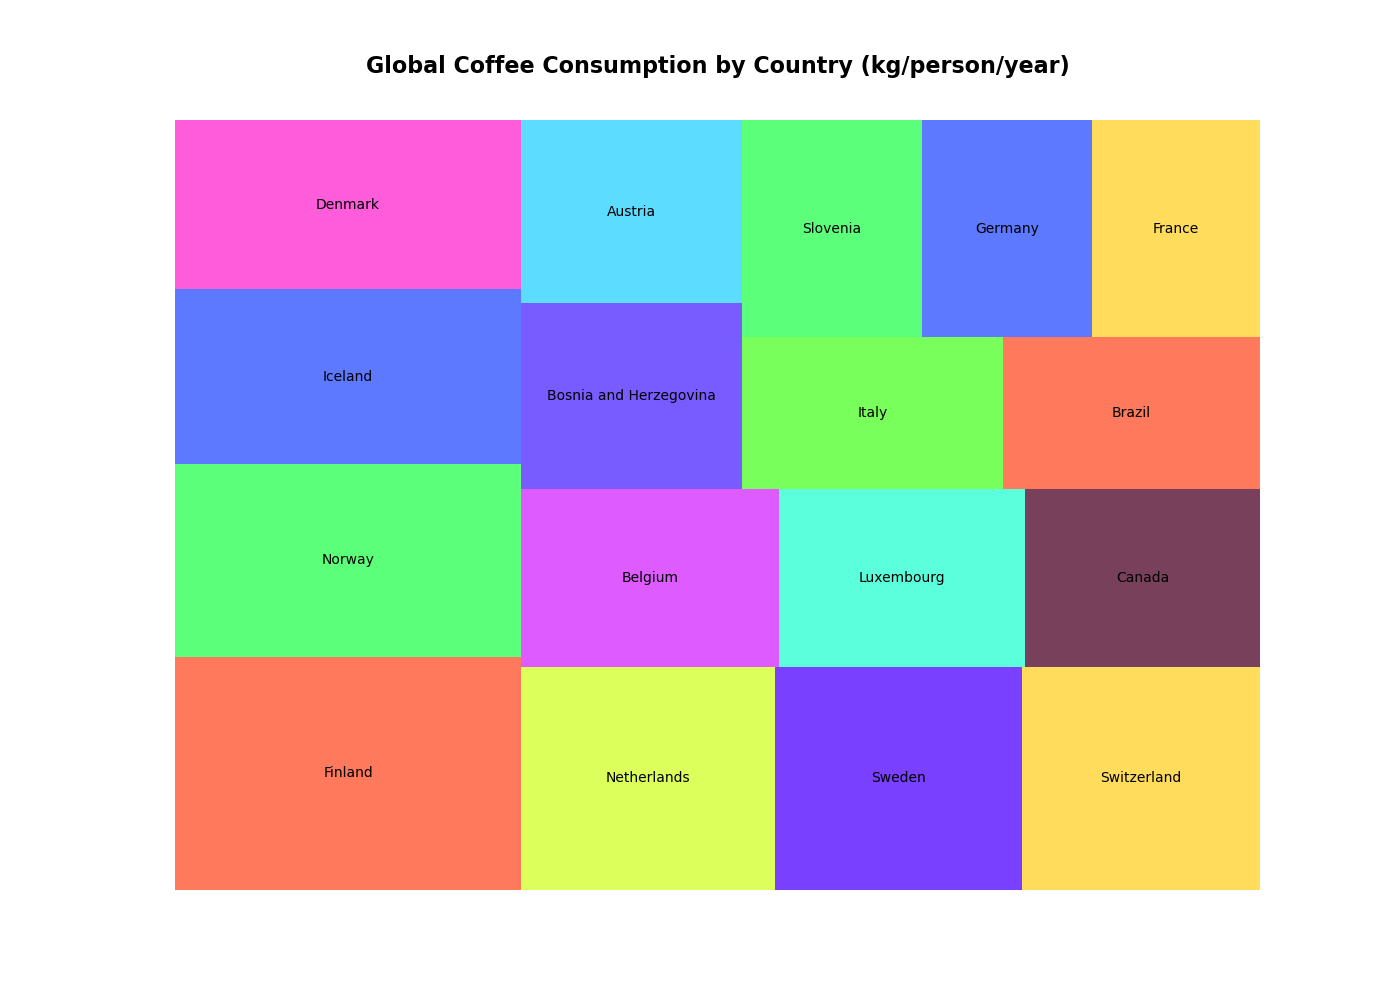

Reproduce this figure in Python.

import matplotlib.pyplot as plt
import squarify

# Dataset
countries = [
    'Finland', 'Norway', 'Iceland', 'Denmark', 'Netherlands', 'Sweden', 
    'Switzerland', 'Belgium', 'Luxembourg', 'Canada', 'Bosnia and Herzegovina',
    'Austria', 'Italy', 'Brazil', 'Slovenia', 'Germany', 'France'
]
consumption = [
    12.0, 9.9, 9.0, 8.7, 8.4, 8.2, 7.9, 6.8, 6.5, 6.2, 6.1, 6.0, 5.9, 5.8, 5.8, 5.5, 5.4
]

# Color Scheme
colors = [
    '#FF5733', '#33FF57', '#3357FF', '#FF33D4', '#D4FF33', '#5710FF', '#FFD433',
    '#D633FF', '#33FFD4', '#571033', '#5733FF', '#33D4FF', '#57FF33', '#FF5733',
    '#33FF57', '#3357FF', '#FFD433'
]

plt.figure(figsize=(14, 10))

# Creating the treemap
squarify.plot(sizes=consumption, label=countries, color=colors, alpha=0.8)

# Adding a title
plt.title('Global Coffee Consumption by Country (kg/person/year)', fontsize=16, weight='bold', y=1.05)

# Removing the axes
plt.axis('off')

# Display the plot
plt.show()
